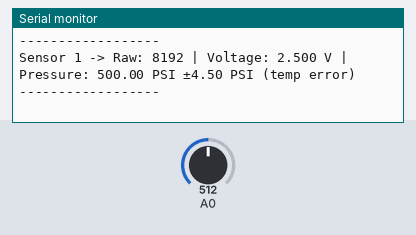
The sketch below on a simulated Arduino Zero (SAMD21). Parts: the last lines printed to the serial monitor. The test bench sets the inputs (shaded band); at power-on: A0 = 512 (analog values on the 0–1023 scale).

Above: at 1.2 s.
1.3 s: A0 set to 716
At 1.5 s:
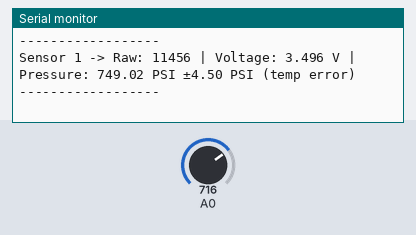
2.8 s: A0 set to 900
At 3.06 s:
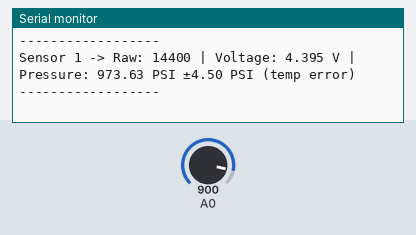
Timing chart, 0 to 5.8 s (numbered marks = the images above; inputs shaded):
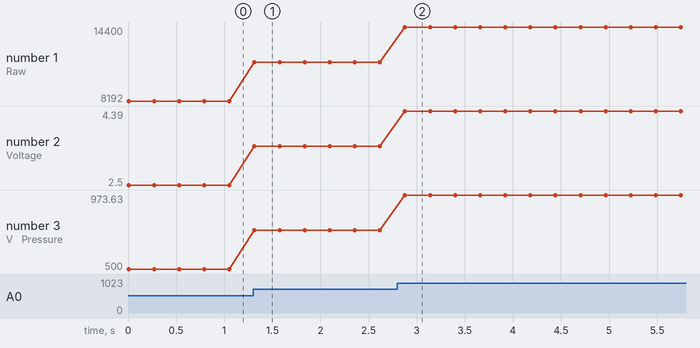

The sketch:

omega_transducer.ino
```cpp
// Omega Transducer 1600

#include "Wire.h"
#include "math.h"
#include "stdint.h"

#define ANALOG_READ_RESOLUTION_BITS 14
#define BAUD_RATE 9600
#define SENSOR_DELAY_MS 250

#define NOMINAL_TEMP_C 25.0     // Calibration temp
#define TEMP_COEFF_ZERO 0.0005  // 0.05% FS/°C
#define TEMP_COEFF_SENS 0.0005  // 0.05% FS/°C

float TEMP = 20.5;  // Room temperature in Celsius (e.g., 70°F ≈ 21.1°C)
typedef struct {
  float V_LOW;
  float V_HI;
  float PRESSURE_RANGE;
  int AI_PIN;
} PRESSURE_TRANSDUCER;

PRESSURE_TRANSDUCER pt1 = {
  0.5,   // V_LOW
  4.5,   // V_HI
  1000,  // PRESSURE_RANGE in PSI
  A0     // AI_PIN
};

typedef struct {
  uint16_t raw;
  float voltage;
  float pressure_psi;
  float drift_psi;
} DATA;

DATA readData(PRESSURE_TRANSDUCER pt) {
  uint16_t raw = analogRead(pt.AI_PIN);
  float voltage = raw * (5.0 / pow(2, ANALOG_READ_RESOLUTION_BITS));

  float pressure_psi = pt.PRESSURE_RANGE * ((voltage - pt.V_LOW) / (pt.V_HI - pt.V_LOW));
  if (pressure_psi < 0) pressure_psi = 0;

  float temp_delta = TEMP - NOMINAL_TEMP_C;
  float drift_psi = pt.PRESSURE_RANGE * (fabs(temp_delta) * (TEMP_COEFF_ZERO + TEMP_COEFF_SENS));

  return {
    raw,
    voltage,
    pressure_psi,
    drift_psi
  };
}

void printData(DATA data) {
  Serial.print("Raw: ");
  Serial.print(data.raw);
  Serial.print(" | Voltage: ");
  Serial.print(data.voltage, 3);
  Serial.print(" V | Pressure: ");
  Serial.print(data.pressure_psi, 2);
  Serial.print(" PSI ±");
  Serial.print(data.drift_psi, 2);
  Serial.println(" PSI (temp error)");
}

void setup() {
  Serial.begin(BAUD_RATE);
}

void loop() {
  analogReadResolution(ANALOG_READ_RESOLUTION_BITS);
  delay(10);

  DATA data_1 = readData(pt1);

  Serial.print("Sensor 1 -> ");
  printData(data_1);

  Serial.println("------------------");
  delay(SENSOR_DELAY_MS);
}
```

Measured:
- after the input at 1.3 s, the serial monitor: prints a new line at once (image 1)
- after the input at 2.8 s, the serial monitor: prints a new line after 0.08 s (image 2)
- plotted number 1: 8192 → 11456 after the input at 1.3 s, 11456 → 14400 after the input at 2.8 s
- plotted number 2: 2.5 → 3.5 after the input at 1.3 s, 3.5 → 4.39 after the input at 2.8 s
- plotted number 3: 500 → 749.02 after the input at 1.3 s, 749.02 → 973.63 after the input at 2.8 s
